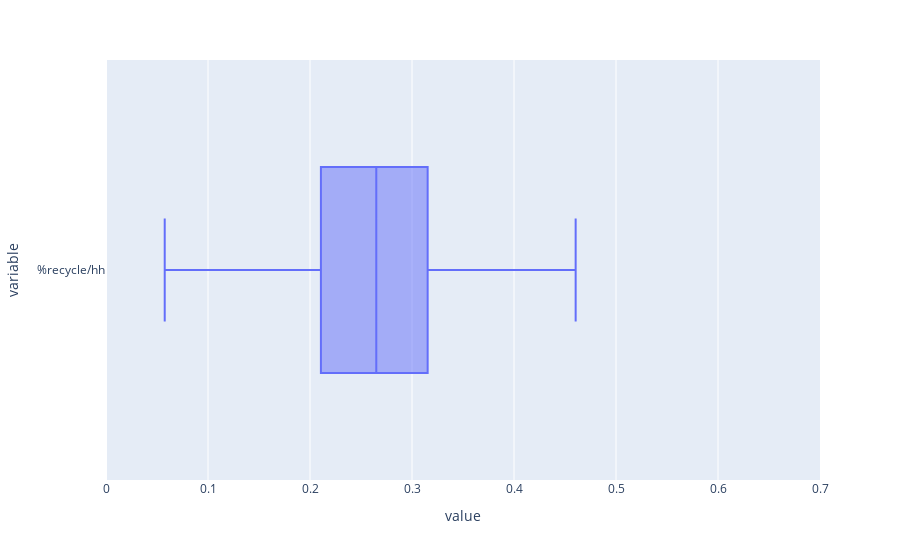

Notebook source saved alongside this figure:
### Code cell
px.box(y1, orientation = 'h', range_x=(0,0.7))

### Figure 1 — Plotly figure (JSON) as saved in the notebook; plotly's stock layout.template omitted (floating-point values rounded to 4 significant figures; data arrays with more than 128 entries replaced by an {"elided": "..."} marker saying what was removed)
{"data": [{"alignmentgroup": "True", "hovertemplate": "value=%{x}<br>variable=%{y}<extra></extra>", "legendgroup": "", "marker": {"color": "#636efa"}, "name": "", "notched": false, "offsetgroup": "", "orientation": "h", "showlegend": false, "type": "box", "x": {"elided": "267 float values"}, "x0": " ", "xaxis": "x", "y": {"elided": "267 str values"}, "y0": " ", "yaxis": "y"}], "layout": {"autosize": true, "boxmode": "group", "legend": {"tracegroupgap": 0}, "margin": {"t": 60}, "xaxis": {"anchor": "y", "domain": [0, 1], "range": [0, 0.7], "title": {"text": "value"}, "type": "linear"}, "yaxis": {"anchor": "x", "autorange": true, "domain": [0, 1], "range": [-0.5, 0.5], "title": {"text": "variable"}, "type": "category"}}}
